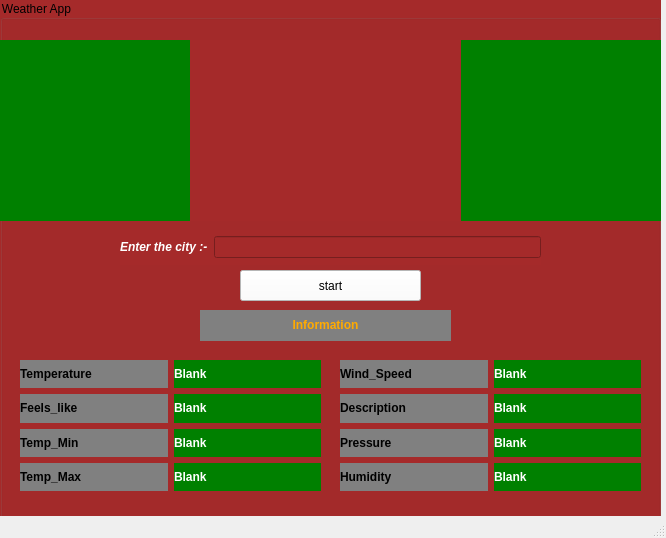
<?xml version="1.0" encoding="UTF-8"?>
<ui version="4.0">
 <class>MainWindow</class>
 <widget class="QMainWindow" name="MainWindow">
  <property name="geometry">
   <rect>
    <x>0</x>
    <y>0</y>
    <width>666</width>
    <height>538</height>
   </rect>
  </property>
  <property name="windowTitle">
   <string>MainWindow</string>
  </property>
  <widget class="QWidget" name="centralwidget">
   <widget class="QGroupBox" name="groupBox">
    <property name="geometry">
     <rect>
      <x>0</x>
      <y>0</y>
      <width>661</width>
      <height>521</height>
     </rect>
    </property>
    <property name="styleSheet">
     <string notr="true">background: brown;
font: 15pt &quot;Segoe UI&quot;;</string>
    </property>
    <property name="title">
     <string>Weather App</string>
    </property>
    <widget class="QLabel" name="label_2">
     <property name="geometry">
      <rect>
       <x>0</x>
       <y>40</y>
       <width>191</width>
       <height>181</height>
      </rect>
     </property>
     <property name="styleSheet">
      <string notr="true">background-color: green
;
</string>
     </property>
     <property name="text">
      <string/>
     </property>
    </widget>
    <widget class="QLabel" name="label_3">
     <property name="geometry">
      <rect>
       <x>460</x>
       <y>40</y>
       <width>201</width>
       <height>181</height>
      </rect>
     </property>
     <property name="styleSheet">
      <string notr="true">background-color: green;</string>
     </property>
     <property name="text">
      <string/>
     </property>
    </widget>
    <widget class="QPushButton" name="pushButton">
     <property name="geometry">
      <rect>
       <x>240</x>
       <y>270</y>
       <width>181</width>
       <height>31</height>
      </rect>
     </property>
     <property name="styleSheet">
      <string notr="true">font: 700 20pt &quot;Segoe Script&quot;;
background : white;</string>
     </property>
     <property name="text">
      <string>start</string>
     </property>
    </widget>
    <widget class="QWidget" name="layoutWidget">
     <property name="geometry">
      <rect>
       <x>340</x>
       <y>360</y>
       <width>301</width>
       <height>131</height>
      </rect>
     </property>
     <layout class="QGridLayout" name="gridLayout_2">
      <item row="0" column="0">
       <widget class="QLabel" name="label_11">
        <property name="styleSheet">
         <string notr="true">background: gray;</string>
        </property>
        <property name="text">
         <string>&lt;html&gt;&lt;head/&gt;&lt;body&gt;&lt;p&gt;&lt;span style=&quot; font-weight:700;&quot;&gt;Wind_Speed&lt;/span&gt;&lt;/p&gt;&lt;/body&gt;&lt;/html&gt;</string>
        </property>
       </widget>
      </item>
      <item row="0" column="1">
       <widget class="QLabel" name="label_12">
        <property name="styleSheet">
         <string notr="true">background : green;</string>
        </property>
        <property name="text">
         <string>&lt;html&gt;&lt;head/&gt;&lt;body&gt;&lt;p&gt;&lt;span style=&quot; font-weight:700; color:#ffffff;&quot;&gt;Blank&lt;/span&gt;&lt;/p&gt;&lt;/body&gt;&lt;/html&gt;</string>
        </property>
       </widget>
      </item>
      <item row="1" column="0">
       <widget class="QLabel" name="label_13">
        <property name="styleSheet">
         <string notr="true">background: gray;</string>
        </property>
        <property name="text">
         <string>&lt;html&gt;&lt;head/&gt;&lt;body&gt;&lt;p&gt;&lt;span style=&quot; font-weight:700;&quot;&gt;Description&lt;/span&gt;&lt;/p&gt;&lt;/body&gt;&lt;/html&gt;</string>
        </property>
       </widget>
      </item>
      <item row="1" column="1">
       <widget class="QLabel" name="label_14">
        <property name="styleSheet">
         <string notr="true">background : green;</string>
        </property>
        <property name="text">
         <string>&lt;html&gt;&lt;head/&gt;&lt;body&gt;&lt;p&gt;&lt;span style=&quot; font-weight:700; color:#ffffff;&quot;&gt;Blank&lt;/span&gt;&lt;/p&gt;&lt;/body&gt;&lt;/html&gt;</string>
        </property>
       </widget>
      </item>
      <item row="2" column="0">
       <widget class="QLabel" name="label_15">
        <property name="styleSheet">
         <string notr="true">background: gray;</string>
        </property>
        <property name="text">
         <string>&lt;html&gt;&lt;head/&gt;&lt;body&gt;&lt;p&gt;&lt;span style=&quot; font-weight:700;&quot;&gt;Pressure&lt;/span&gt;&lt;/p&gt;&lt;/body&gt;&lt;/html&gt;</string>
        </property>
       </widget>
      </item>
      <item row="2" column="1">
       <widget class="QLabel" name="label_16">
        <property name="styleSheet">
         <string notr="true">background : green;</string>
        </property>
        <property name="text">
         <string>&lt;html&gt;&lt;head/&gt;&lt;body&gt;&lt;p&gt;&lt;span style=&quot; font-weight:700; color:#ffffff;&quot;&gt;Blank&lt;/span&gt;&lt;/p&gt;&lt;/body&gt;&lt;/html&gt;</string>
        </property>
       </widget>
      </item>
      <item row="3" column="0">
       <widget class="QLabel" name="label_19">
        <property name="styleSheet">
         <string notr="true">background: gray;</string>
        </property>
        <property name="text">
         <string>&lt;html&gt;&lt;head/&gt;&lt;body&gt;&lt;p&gt;&lt;span style=&quot; font-weight:700;&quot;&gt;Humidity&lt;/span&gt;&lt;/p&gt;&lt;/body&gt;&lt;/html&gt;</string>
        </property>
       </widget>
      </item>
      <item row="3" column="1">
       <widget class="QLabel" name="label_20">
        <property name="styleSheet">
         <string notr="true">background : green;</string>
        </property>
        <property name="text">
         <string>&lt;html&gt;&lt;head/&gt;&lt;body&gt;&lt;p&gt;&lt;span style=&quot; font-weight:700; color:#ffffff;&quot;&gt;Blank&lt;/span&gt;&lt;/p&gt;&lt;/body&gt;&lt;/html&gt;</string>
        </property>
       </widget>
      </item>
     </layout>
    </widget>
    <widget class="QLabel" name="label_21">
     <property name="geometry">
      <rect>
       <x>200</x>
       <y>310</y>
       <width>251</width>
       <height>31</height>
      </rect>
     </property>
     <property name="styleSheet">
      <string notr="true">background : gray;</string>
     </property>
     <property name="text">
      <string>&lt;html&gt;&lt;head/&gt;&lt;body&gt;&lt;p align=&quot;center&quot;&gt;&lt;span style=&quot; font-weight:700; color:#ffaa00;&quot;&gt;Information&lt;/span&gt;&lt;/p&gt;&lt;/body&gt;&lt;/html&gt;</string>
     </property>
    </widget>
    <widget class="QWidget" name="layoutWidget">
     <property name="geometry">
      <rect>
       <x>120</x>
       <y>230</y>
       <width>421</width>
       <height>35</height>
      </rect>
     </property>
     <layout class="QHBoxLayout" name="horizontalLayout">
      <item>
       <widget class="QLabel" name="label_4">
        <property name="text">
         <string>&lt;html&gt;&lt;head/&gt;&lt;body&gt;&lt;p&gt;&lt;span style=&quot; font-weight:700; font-style:italic; color:#ffffff;&quot;&gt;Enter the city :-&lt;/span&gt;&lt;/p&gt;&lt;/body&gt;&lt;/html&gt;</string>
        </property>
       </widget>
      </item>
      <item>
       <widget class="QLineEdit" name="lineEdit">
        <property name="styleSheet">
         <string notr="true">font: 700 16pt &quot;Unispace&quot;;
color: black;
</string>
        </property>
       </widget>
      </item>
     </layout>
    </widget>
    <widget class="QWidget" name="layoutWidget">
     <property name="geometry">
      <rect>
       <x>20</x>
       <y>360</y>
       <width>301</width>
       <height>131</height>
      </rect>
     </property>
     <layout class="QGridLayout" name="gridLayout">
      <item row="0" column="0">
       <widget class="QLabel" name="label_5">
        <property name="styleSheet">
         <string notr="true">background: gray;</string>
        </property>
        <property name="text">
         <string>&lt;html&gt;&lt;head/&gt;&lt;body&gt;&lt;p&gt;&lt;span style=&quot; font-weight:700;&quot;&gt;Temperature&lt;/span&gt;&lt;/p&gt;&lt;/body&gt;&lt;/html&gt;</string>
        </property>
       </widget>
      </item>
      <item row="0" column="1">
       <widget class="QLabel" name="label_6">
        <property name="styleSheet">
         <string notr="true">background : green;</string>
        </property>
        <property name="text">
         <string>&lt;html&gt;&lt;head/&gt;&lt;body&gt;&lt;p&gt;&lt;span style=&quot; font-weight:700; color:#ffffff;&quot;&gt;Blank&lt;/span&gt;&lt;/p&gt;&lt;/body&gt;&lt;/html&gt;</string>
        </property>
       </widget>
      </item>
      <item row="1" column="0">
       <widget class="QLabel" name="label_7">
        <property name="styleSheet">
         <string notr="true">background: gray;</string>
        </property>
        <property name="text">
         <string>&lt;html&gt;&lt;head/&gt;&lt;body&gt;&lt;p&gt;&lt;span style=&quot; font-weight:700;&quot;&gt;Feels_like&lt;/span&gt;&lt;/p&gt;&lt;/body&gt;&lt;/html&gt;</string>
        </property>
       </widget>
      </item>
      <item row="1" column="1">
       <widget class="QLabel" name="label_8">
        <property name="styleSheet">
         <string notr="true">background : green;</string>
        </property>
        <property name="text">
         <string>&lt;html&gt;&lt;head/&gt;&lt;body&gt;&lt;p&gt;&lt;span style=&quot; font-weight:700; color:#ffffff;&quot;&gt;Blank&lt;/span&gt;&lt;/p&gt;&lt;/body&gt;&lt;/html&gt;</string>
        </property>
       </widget>
      </item>
      <item row="2" column="0">
       <widget class="QLabel" name="label_9">
        <property name="styleSheet">
         <string notr="true">background: gray;</string>
        </property>
        <property name="text">
         <string>&lt;html&gt;&lt;head/&gt;&lt;body&gt;&lt;p&gt;&lt;span style=&quot; font-weight:700;&quot;&gt;Temp_Min&lt;/span&gt;&lt;/p&gt;&lt;/body&gt;&lt;/html&gt;</string>
        </property>
       </widget>
      </item>
      <item row="2" column="1">
       <widget class="QLabel" name="label_10">
        <property name="styleSheet">
         <string notr="true">background : green;</string>
        </property>
        <property name="text">
         <string>&lt;html&gt;&lt;head/&gt;&lt;body&gt;&lt;p&gt;&lt;span style=&quot; font-weight:700; color:#ffffff;&quot;&gt;Blank&lt;/span&gt;&lt;/p&gt;&lt;/body&gt;&lt;/html&gt;</string>
        </property>
       </widget>
      </item>
      <item row="3" column="0">
       <widget class="QLabel" name="label_17">
        <property name="styleSheet">
         <string notr="true">background: gray;</string>
        </property>
        <property name="text">
         <string>&lt;html&gt;&lt;head/&gt;&lt;body&gt;&lt;p&gt;&lt;span style=&quot; font-weight:700;&quot;&gt;Temp_Max&lt;/span&gt;&lt;/p&gt;&lt;/body&gt;&lt;/html&gt;</string>
        </property>
       </widget>
      </item>
      <item row="3" column="1">
       <widget class="QLabel" name="label_18">
        <property name="styleSheet">
         <string notr="true">background : green;</string>
        </property>
        <property name="text">
         <string>&lt;html&gt;&lt;head/&gt;&lt;body&gt;&lt;p&gt;&lt;span style=&quot; font-weight:700; color:#ffffff;&quot;&gt;Blank&lt;/span&gt;&lt;/p&gt;&lt;/body&gt;&lt;/html&gt;</string>
        </property>
       </widget>
      </item>
     </layout>
    </widget>
    <widget class="QLabel" name="label">
     <property name="geometry">
      <rect>
       <x>190</x>
       <y>40</y>
       <width>271</width>
       <height>181</height>
      </rect>
     </property>
     <property name="text">
      <string/>
     </property>
     <property name="scaledContents">
      <bool>true</bool>
     </property>
    </widget>
   </widget>
  </widget>
  <widget class="QMenuBar" name="menubar">
   <property name="geometry">
    <rect>
     <x>0</x>
     <y>0</y>
     <width>666</width>
     <height>22</height>
    </rect>
   </property>
  </widget>
  <widget class="QStatusBar" name="statusbar"/>
 </widget>
 <resources/>
 <connections/>
</ui>
